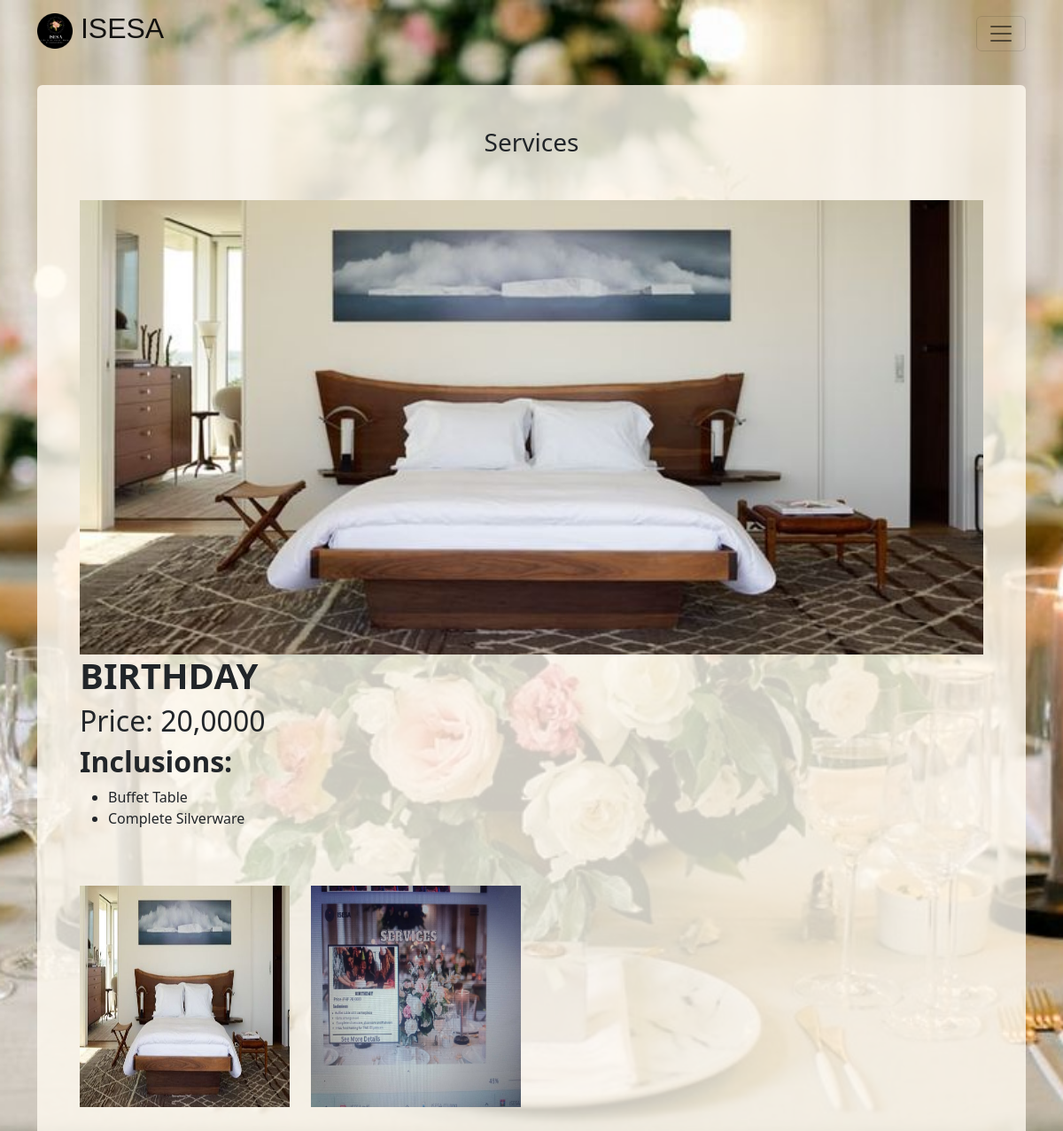
Screenshot of /client/services.php?account_id=2 (signed in) with the database file from the repository.
### tables this page shows
CREATE TABLE `works` (
  `works_id` int(11) NOT NULL,
  `file_name` text NOT NULL,
  `account_id` int(11) NOT NULL
);

CREATE TABLE `accounts` (
  `account_id` int(11) NOT NULL,
  `email` varchar(250) NOT NULL,
  `pwd` varchar(250) NOT NULL,
  `supplier_title` varchar(250) DEFAULT NULL,
  `firstname` varchar(250) NOT NULL,
  `lastname` varchar(250) NOT NULL,
  `address` varchar(250) NOT NULL,
  `contact_number` varchar(250) NOT NULL,
  `services` text NOT NULL,
  `account_type` varchar(250) NOT NULL,
  `account_status` varchar(20) NOT NULL DEFAULT 'Pending',
  `code` varchar(20) NOT NULL,
  `category` varchar(50) NOT NULL
);

### client/services.php (the view, shortened to what this page needs)
<?php
$connect = mysqli_connect("localhost", "root", "123", "isesadb");
 ?>
<!DOCTYPE html>
<html>
<head>
	<link href="https://cdn.jsdelivr.net/npm/bootstrap@5.2.0/dist/css/bootstrap.min.css" rel="stylesheet">
    <link rel="stylesheet" href="https://cdnjs.cloudflare.com/ajax/libs/font-awesome/4.7.0/css/font-awesome.min.css">
<link rel="stylesheet" type="text/css" href="asset/css/style.css">
</head>
<body style="background-image: url('asset/images/bg.jpg'); background-repeat: no-repeat; background-size: cover; background-attachment: fixed; background-position: center; ">
<?php include('asset/include/navbar.php'); ?>
<div class="container mt-5 pt-5">
      <div class="p-5 table-responsive rounded" style="background-color: rgba(255, 250, 240, 0.8);">
        <h3 class="text-center">Services</h3>
          <?php
            $query = "SELECT * FROM accounts WHERE account_id = '".$_GET['account_id']."'";
            $result = mysqli_query($connect, $query);
            $row = mysqli_fetch_array($result);
            $query = "SELECT * FROM works WHERE account_id = '".$_GET['account_id']."'";
            $result = mysqli_query($connect, $query);
            $row2 = mysqli_fetch_array($result);
          ?>
           <div class="col-lg-12 mt-5">
             <div class="card bg-transparent border-0">
              <img src="../supplier/asset/images/<?php echo $row2['file_name'] ?>">
               <?php echo $row['services'] ?>
               <div class="row">
              <?php
              $query = "SELECT * FROM works WHERE account_id = '".$_GET['account_id']."'";
              $result = mysqli_query($connect, $query);
              while ($row3 = mysqli_fetch_array($result)) { ?>
              <div class="col-lg-3 mt-5" style="height: 250px;">
                <img src="../supplier/asset/images/<?php echo $row3['file_name'] ?>" width="100%" height="250px">
              </div>
            <?php } ?>
          </div>
             </div>
           </div>
      </div>
</div>
</body>
</html>

### client/asset/include/navbar.php (shortened to what this page needs)
<nav class="navbar fixed-top">
  <div class="container" style="justify-content: unset;display: unset;">
    <a class="navbar-brand" href="index.php" style="font-size: 2em; font-family: sans-serif;"> <img src="asset/images/logo.png" style="width:40px; height: 40px;"> ISESA</a>
    <div style="float: right;margin-top: 10px;">
      <button class="navbar-toggler" type="button"  data-bs-toggle="offcanvas" data-bs-target="#offcanvasNavbar" aria-controls="offcanvasNavbar">
      <span class="navbar-toggler-icon"></span>
    </button>
    </div>
  </div>
</nav>

### rows the page displays
works: file_name (picture)
accounts: services "BIRTHDAY Price: 20,0000 Inclusions: Buffet Table Complete Silverware"
works: file_name (picture)
